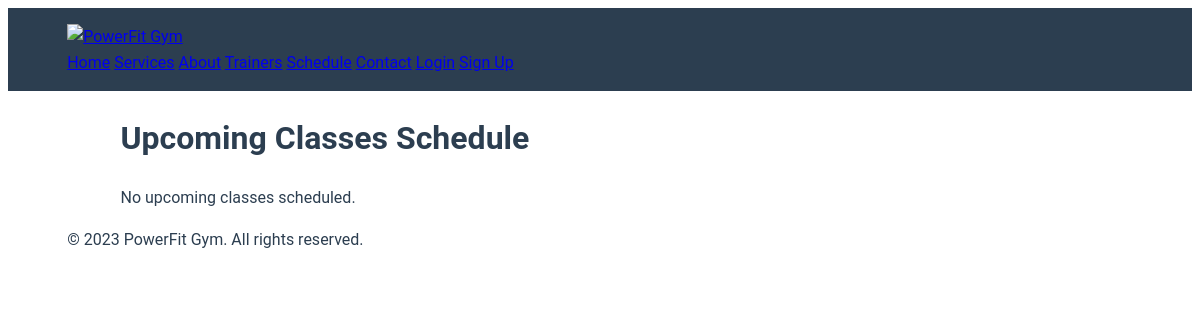
Page /schedule/ on the earlier database version.
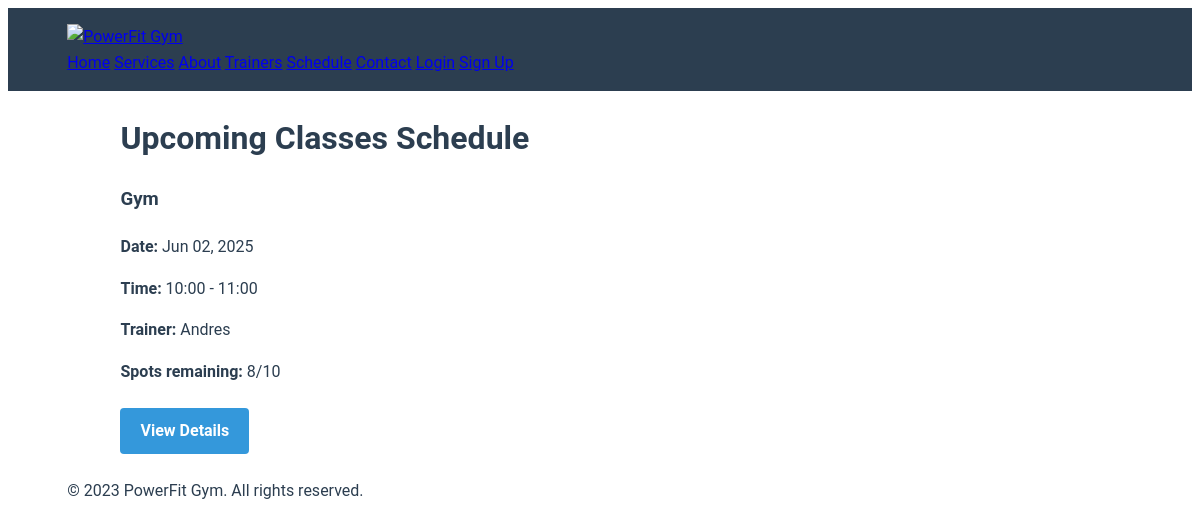
Same page on the later database version.
### main/models.py (models this page shows, shortened)
class ClassSchedule(models.Model):
    service = models.ForeignKey(Service, on_delete=models.CASCADE, related_name='schedules')
    trainer = models.ForeignKey(Trainer, on_delete=models.CASCADE)
    start_datetime = models.DateTimeField()
    end_datetime = models.DateTimeField()
    max_capacity = models.PositiveIntegerField(default=10)
    class Meta:
        ordering = ['start_datetime']
        unique_together = [['service', 'start_datetime']]
    def spots_remaining(self):
        return self.max_capacity - self.bookings.count()

class Service(models.Model):
    name = models.CharField(max_length=100)
    description = models.TextField()
    price = models.DecimalField(max_digits=6, decimal_places=2, default=0.00)
    duration = models.CharField(max_length=50, help_text="Eg: 60 minutes")
    featured = models.BooleanField(default=False)
    image = models.CharField(max_length=100, blank=True)
    max_capacity = models.PositiveIntegerField(
        default=10,
        help_text="Maximum participants per session"
    )

class Trainer(models.Model):
    name = models.CharField(max_length=100)
    specialization = models.CharField(max_length=100)
    bio = models.TextField()
    image = models.ImageField(upload_to='trainers/')
    experience = models.PositiveIntegerField(null=True, blank=True)

### main/views.py (the view)
# urls.py: path('schedule/', views.schedule, name='schedule'),  # Added missing schedule URL
def schedule(request):
    start_date = timezone.now()
    end_date = start_date + timedelta(days=7)
    schedules = ClassSchedule.objects.filter(
        start_datetime__range=(start_date, end_date),
        start_datetime__gt=timezone.now()
    ).order_by('start_datetime')
    return render(request, 'schedule.html', {'schedules': schedules})

### main/templates/schedule.html
{% extends 'base.html' %}
{% block content %}
<div class="container">
    <h1>Upcoming Classes Schedule</h1>
    {% if schedules %}
        <div class="schedule-list">
            {% for schedule in schedules %}
            <div class="schedule-card">
                <h3>{{ schedule.service.name }}</h3>
                <p><strong>Date:</strong> {{ schedule.start_datetime|date:"M d, Y" }}</p>
                <p><strong>Time:</strong> {{ schedule.start_datetime|time:"H:i" }} - {{ schedule.end_datetime|time:"H:i" }}</p>
                <p><strong>Trainer:</strong> {{ schedule.trainer.name }}</p>
                <p><strong>Spots remaining:</strong> {{ schedule.spots_remaining }}/{{ schedule.max_capacity }}</p>
                <a href="{% url 'service_detail' schedule.service.id %}" class="btn btn-primary">View Details</a>
            </div>
            {% endfor %}
        </div>
    {% else %}
        <p>No upcoming classes scheduled.</p>
    {% endif %}
</div>
{% endblock %}

### main/templates/base.html (shortened to what this page needs)
<!DOCTYPE html>
<html lang="en">
<head>
    {% load static %}
    <link rel="stylesheet" href="{% static 'css/style.css' %}">
    <link rel="stylesheet" href="{% static 'css/utilities.css' %}">
    <link rel="stylesheet" href="{% static 'css/admin.css' %}">
</head>
<body>
    {% include 'partials/_header.html' %}
    <main class="container">
        {% block content %}
        {% endblock %}
    </main>
    {% include 'partials/_footer.html' %}
</body>
</html>

### main/templates/partials/_header.html
{% load static %}
<header class="main-header">
    <div class="container">
        <a href="{% url 'home' %}" class="logo">
            <img src="{% static 'images/logo.png' %}" alt="PowerFit Gym">
        </a>
            <nav>
                <a href="{% url 'home' %}">Home</a>
                <a href="{% url 'services' %}">Services</a>
                <a href="{% url 'about' %}">About</a>
                <a href="{% url 'trainers' %}">Trainers</a>
                <a href="{% url 'schedule' %}">Schedule</a>
                <a href="{% url 'contact' %}">Contact</a>
                {% if user.is_authenticated %}
                    <a href="{% url 'profile' %}">My Profile</a>
                    <a href="{% url 'my_bookings' %}">My Bookings</a>
                    {% if user.is_staff %}
                        <a href="{% url 'admin_dashboard' %}">Admin</a>
                    {% endif %}
                    <a href="{% url 'logout' %}">Logout</a>
                {% else %}
                    <a href="{% url 'login' %}">Login</a>
                    <a href="{% url 'signup' %}">Sign Up</a>
                {% endif %}
            </nav>
    </div>
</header>

### main/templates/partials/_footer.html (shortened to what this page needs)
{% load static %}
<footer class="main-footer">
    <div class="container">
        <div class="footer-content">
            <p>&copy; 2023 PowerFit Gym. All rights reserved.</p>
        </div>
    </div>
</footer>

### static/css/style.css (style rules this page uses)
:root { --primary: #2c3e50; --secondary: #e74c3c; --light: #ecf0f1; --dark: #2c3e50; }
body { font-family: 'Roboto', sans-serif; line-height: 1.6; color: var(--dark); }
.container { width: 90%; max-width: 1200px; margin: 0 auto; }
.main-header { background-color: var(--primary); padding: 1rem 0; position: sticky; top: 0; z-index: 100; }
.logo img { height: 50px; }
.btn { padding: 10px 20px; border-radius: 4px; text-decoration: none; cursor: pointer; border: none; font-size: 16px; }
.btn-primary { background-color: #3498db; color: white; }
.schedule-list { display: grid; grid-template-columns: repeat(auto-fill, minmax(300px, 1fr)); gap: 20px; margin-top: 20px; }
.schedule-card { background: #fff; border-radius: 8px; padding: 20px; box-shadow: 0 2px 10px rgba(0,0,0,0.1); transition: transform 0.3s ease; }
.schedule-card h3 { margin-top: 0; color: #2c3e50; }
.schedule-card p { margin: 8px 0; }

### static/css/utilities.css (style rules this page uses)
.btn { display: inline-block; padding: 0.8rem 1.5rem; border-radius: 5px; text-decoration: none; font-weight: bold; transition: all 0.3s ease; }
.btn-primary { background-color: var(--secondary); color: white; }

### static/css/admin.css (style rules this page uses)
.btn { display: inline-block; background: #3498db; color: white; padding: 10px 15px; border-radius: 4px; text-decoration: none; margin: 10px 0; }
.btn { padding: 10px 20px; border-radius: 4px; text-decoration: none; cursor: pointer; border: none; font-size: 16px; }
.btn-primary { background-color: #3498db; color: white; }

### main/templates/base.html (style rules this page uses)
button, .btn { display: inline-block; background-color: #3498db; color: white; padding: 10px 20px; margin: 8px 0; border: none; border-radius: 4px; cursor: pointer; text-decoration: none; font }

Differences in the rows shown:
added ClassSchedule: service.name "Gym", start_datetime "Jun 02, 2025", start_datetime "10:00", end_datetime "11:00", trainer.name "Andres", spots_remaining "8", max_capacity "10"
Other differences:
text no longer shown: "No upcoming classes scheduled."
